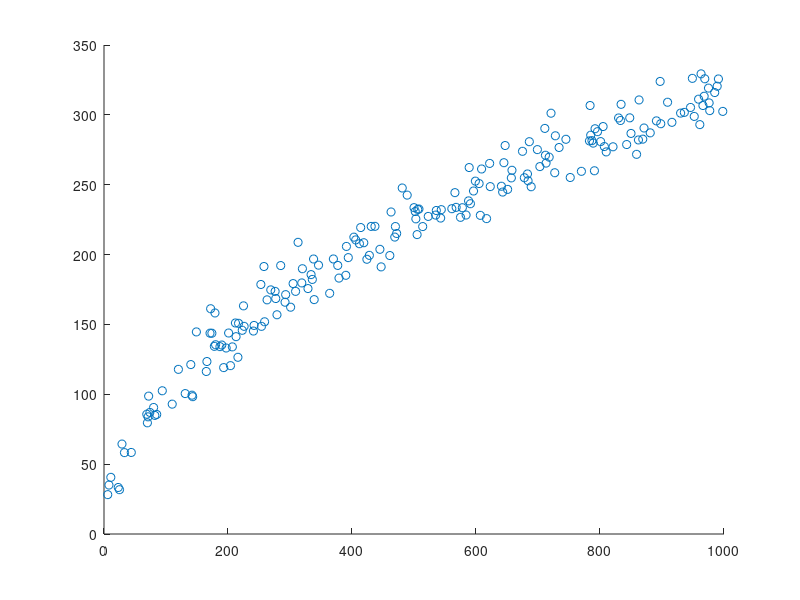

Reproduce this figure in MATLAB. (Note: this script raises an error after producing the figure.)
% the rate of change decreases slightly
% Generate some data which increases quite rapidly at the start and then
% the rate of change decreases slightly
clear XData_mod YData_mod
xData = randperm(1000,200);
yData = sqrt(xData).*10; % generate random x-axis data
yData = awgn( yData , 25, 'measured' );
scatter(xData,yData)

% Run a linear regression
[xData,yData]       = prepareCurveData(xData,yData); % checks for and removes NaN
t_out               = length(xData);
xData(1:t_out,2)    = 1; % Prep the data for regression with a column of ones
[b,~,r,~,stats]     = regress(yData,xData); % Run the regression and pull out the coefficients, residuals, stats
Original_r2         = stats(1,1); % Pull out the R2 value
Original_p          = stats(1,3); % Pull out the p value


%Let's plot the results:
ax1       = subplot(2,2,1); hold on;
set(gcf,'units','normalized','outerposition',[0 0 0.5 1]); 
h(1)      = scatter(xData(:,1),yData,... % we need to specify only the column due to the column of ones
    'MarkerEdgeColor', [0.5,0.5,0.5],...
    'MarkerFaceColor', [0.5,0.5,0.5],...
    'SizeData', 10);

intervals   = min(xData):0.01:max(xData);  % we need to specify the range of values to calculate the fit for.
h(2)          = plot(intervals,b(2) + b(1).*intervals,'k-'); % Plot the best-fit: b1 = slope, b2 = intecept

ylabel('yObs','FontSize', 14);
xlabel('xObs','FontSize',14);
h_leg(1) = legend(h(2), ['y = ' num2str(b(2)) '+' num2str(b(1)) 'x']);
legend boxoff ;
set(h_leg(1),'Location','best');

% Let's examine the residuals
% The residual vs. fit plot can be used to detect non-linearity and/or unequal variance.
ax2     = subplot(2,2,2); hold on
h(3)    = scatter(yData,r,... % plot the fit vs residuals
    'MarkerEdgeColor', [0.5,0.5,0.5],...
    'MarkerFaceColor', [0.5,0.5,0.5],...
    'SizeData', 10);
xlabel('yObs','FontSize', 14);
ylabel('residuals','FontSize', 14);

XData_mod               = sqrt(xData(:,1));
t_out                   = length(XData_mod);
XData_mod(1:t_out,2)    = 1; % Prep the data for regression with a column of ones
[b,~,r,~,stats]         = regress(yData,XData_mod); % Run the regression and pull out the coefficients, residuals, stats
Original_r2             = stats(1,1); % Pull out the R2 value
Original_p              = stats(1,3); % Pull out the p value

%Let's plot the results:
ax3     = subplot(2,2,3); hold on
h(4)    = scatter(XData_mod(:,1),yData,... % we need to specify only the column due to the column of ones
    'MarkerEdgeColor', [0.5,0.5,0.5],...
    'MarkerFaceColor', [0.5,0.5,0.5],...
    'SizeData', 10);
ylabel('yObs','FontSize', 14);
xlabel('xObs','FontSize',14);

intervals   = min(XData_mod):0.01:max(XData_mod);  % we need to specify the range of values to calculate the fit for.
h(5)        = plot(intervals,b(2) + b(1).*intervals,'k-'); % Plot the best-fit: b1 = slope, b2 = intecept
ylabel('yObs','FontSize', 14);
xlabel('sqrt(xObs)','FontSize', 14);

h_leg(2) = legend(h(5), ['y = ' num2str(b(2)) '+' num2str(b(1)) 'sqrt(xObs)']);
legend boxoff ;
set(h_leg(2),'Location','best');

% Let's examine the residuals
% The residual vs. fit plot can be used to detect non-linearity and/or unequal variance.
ax4     = subplot(2,2,4); hold on
h(6)    = scatter(yData,r,... % plot the fit vs residuals
    'MarkerEdgeColor', [0.5,0.5,0.5],...
    'MarkerFaceColor', [0.5,0.5,0.5],...
    'SizeData', 10);
xlabel('yObs','FontSize', 14);
ylabel('residuals','FontSize', 14);